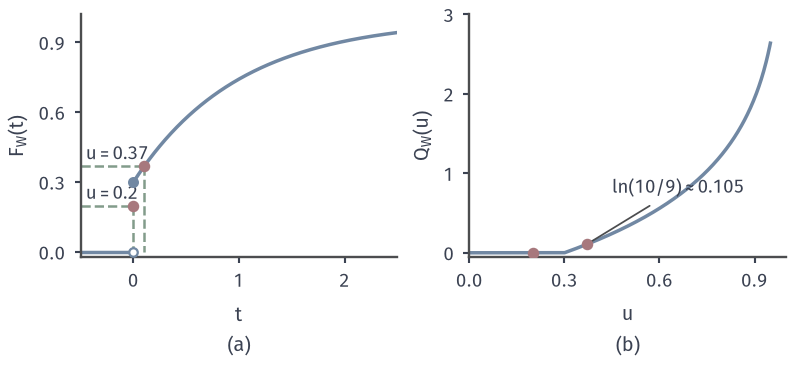

This chart was generated by the following Python code:
from pathlib import Path
import sys
ROOT = next(p for p in Path(__file__).resolve().parents if (p/"build.sh").is_file() and (p/"tex/book.tex").is_file())
sys.path.insert(0, str(ROOT/"figures/07-probability/02-measure-theoretic-probability/matplotlib/pspace-common"))
from pspace_common import *
# Target: quantile transform W = Q_W(U) for the running waiting time W.
# u = 0.2 lies inside the jump of F_W at 0, so Q_W(0.2) = 0; u = 0.37 gives Q_W(0.37) = ln(0.7/0.63) = ln(10/9).
fig, (a, b) = figure(width_mm=112, height_mm=52, ncols=2)
for ax in (a, b): style(ax)
t = np.linspace(0, 2.5, 400)
a.plot([-0.5, 0], [0, 0], color=BLUE, lw=1.4, solid_capstyle='butt')
a.plot(t, F_W(t), color=BLUE, lw=1.4)
a.plot([0], [0], 'o', ms=3.4, mfc='white', mec=BLUE, mew=.9, zorder=5)
a.plot([0], [0.3], 'o', ms=3.4, color=BLUE, zorder=5)
q = float(np.log(0.7/0.63))
for u, x in ((0.2, 0.0), (0.37, q)):
    a.plot([-0.5, x], [u, u], color=GREEN, lw=1.0, ls='--')
    a.plot([x, x], [u, 0], color=GREEN, lw=1.0, ls='--')
    a.plot([x], [u], 'o', ms=3.6, color=RED, zorder=6)
a.text(-0.45, 0.2+0.025, '$u=0.2$', fontsize=7.5, color=INK)
a.text(-0.45, 0.37+0.025, '$u=0.37$', fontsize=7.5, color=INK)
a.set_xlim(-0.5, 2.5); a.set_ylim(-0.02, 1.02)
a.set_xticks([0, 1, 2]); a.set_yticks([0, 0.3, 0.6, 0.9])
a.set_ylabel('$F_W(t)$'); sub(a, 'a', '$t$')
u = np.linspace(0, 0.95, 500)
b.plot(u, Q_W(u), color=BLUE, lw=1.4)
b.plot([0.2, 0.37], [0, q], 'o', ms=3.6, color=RED, zorder=6)
b.annotate(r'$\ln(10/9)\approx0.105$', (0.37, q), (0.45, 0.75), fontsize=7.5, color=INK,
           arrowprops=dict(arrowstyle='-', color=LINE, lw=.7))
b.set_xlim(0, 1); b.set_ylim(-0.05, 3.0)
b.set_xticks([0, 0.3, 0.6, 0.9]); b.set_yticks([0, 1, 2, 3])
b.set_ylabel('$Q_W(u)$'); sub(b, 'b', '$u$')
assert abs(q-0.10536) < 1e-4
save(fig, HERE(__file__), 'figure', {'Q_W(0.2)': 0.0, 'Q_W(0.37)': q})
